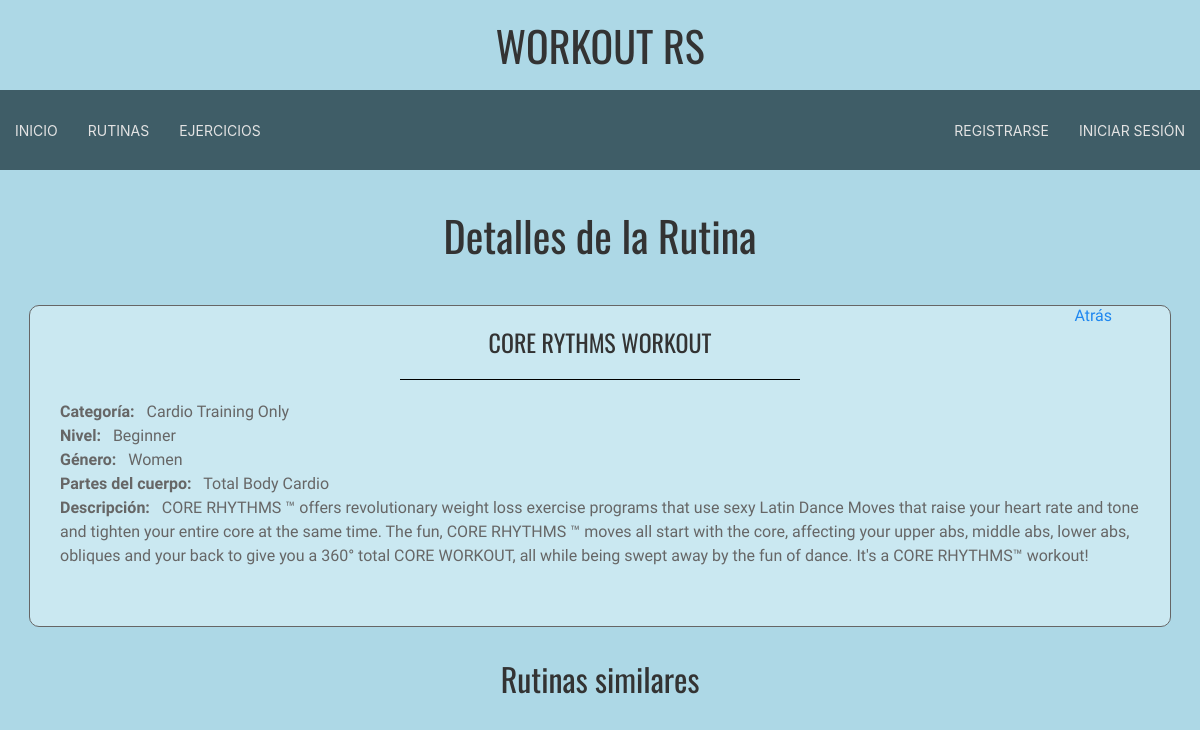
Page /rutina/9 on the earlier database version.
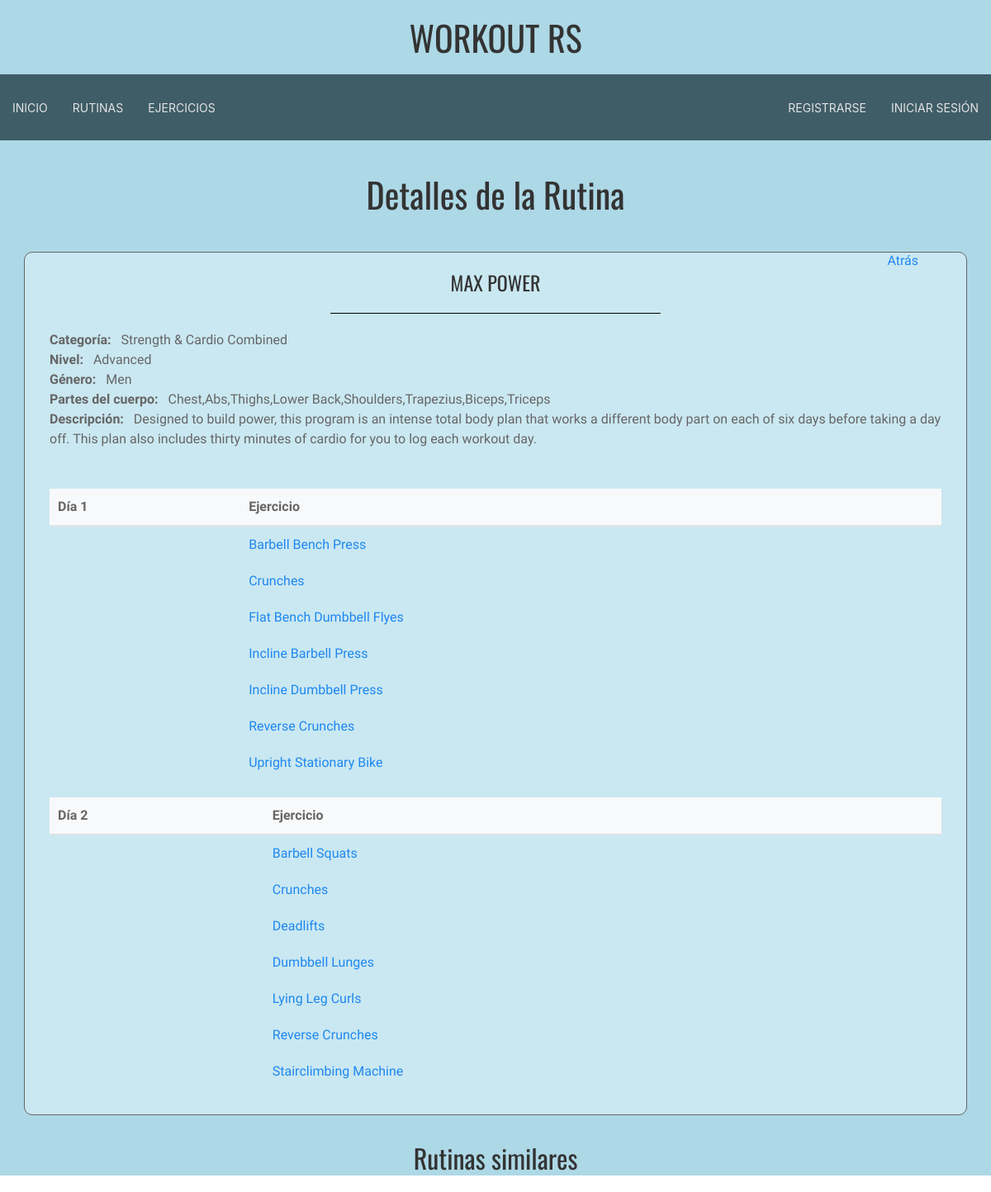
Same page on the later database version.
### main/models.py (models this page shows, shortened)
class Workout(models.Model):
    workoutName = models.TextField(verbose_name="Workout name")
    workoutCategory = models.CharField(max_length=200, verbose_name="Workout Category", null=True)
    level = models.CharField(max_length=30, verbose_name="Level", null=True)
    gender = models.CharField(max_length=30, verbose_name="Gender", null=True)
    bodyPart = models.CharField(max_length=100, verbose_name="Body Part", null=True)
    description = models.TextField(verbose_name="Description", null=True, blank=True)
    day1 = models.ManyToManyField(Exercise, related_name="day1_routine", blank=True)
    day2 = models.ManyToManyField(Exercise, related_name="day2_routine", blank=True)
    day3 = models.ManyToManyField(Exercise, related_name="day3_routine", blank=True)
    day4 = models.ManyToManyField(Exercise, related_name="day4_routine", blank=True)
    day5 = models.ManyToManyField(Exercise, related_name="day5_routine", blank=True)
    day6 = models.ManyToManyField(Exercise, related_name="day6_routine", blank=True)
    day7 = models.ManyToManyField(Exercise, related_name="day7_routine", blank=True)
    class Meta:
        ordering = ['workoutName']

class Exercise(models.Model):
    exerciseName = models.TextField(verbose_name='Exercise name')
    exerciseCategory = models.CharField(max_length=200, verbose_name='Exercise Category', null=True)
    priMuscles = models.ManyToManyField(Muscle, related_name='primary', verbose_name='Primary Muscles')
    secMuscles = models.ManyToManyField(Muscle, related_name='secondary', verbose_name='Secondary Muscles')
    video = models.URLField(verbose_name='Video', null=True)
    instructions = models.TextField(verbose_name='Instructions', null=True)
    class Meta:
        ordering = ('exerciseName', )

### main/views.py (the view)
# urls.py: path('rutina/<int:id>', views.workout_detail, name='detalles_rutina'),
def workout_detail(request, id):
    rutina = get_object_or_404(Workout, id=id)
    days = [
        rutina.day1.all(),
        rutina.day2.all(),
        rutina.day3.all(),
        rutina.day4.all(),
        rutina.day5.all(),
        rutina.day6.all(),
        rutina.day7.all(),
    ]
    rutinasRec = []
    if rutina:
        rutinasRec = recommend_workouts(id)
        for rutina in rutinasRec:
            rutina['idWorkout'] = rutina.get('id')
    context = {
        'rutina': rutina,
        'rutinas': rutinasRec,
        'days': days,
        'STATIC_URL': settings.STATIC_URL,
    }
    return render(request, 'rutina.html', context)

### main/recommendations/recommendations.py (called while the page is built)
def calcular_similitud(items, id_item, campos, top_n=5):
    textos = [
        " ".join(str(item[campo]) for campo in campos if item.get(campo))
        for item in items
    ]
    vectorizer = CountVectorizer()
    X = vectorizer.fit_transform(textos)
    similitudes = cosine_similarity(X)
    idx_base = next(i for i, item in enumerate(items) if item["id"] == id_item)
    similares = sorted(
        enumerate(similitudes[idx_base]),
        key=lambda x: x[1],
        reverse=True
    )
    recomendaciones = [
        items[i] for i, sim in similares if i != idx_base
    ][:top_n]
    return recomendaciones

### main/views.py (called while the page is built)
def recommend_workouts(id):
    rutinas = list(Workout.objects.all().values(
        "id", "workoutName", "workoutCategory", "level", "gender", "bodyPart", "description"
    ))
    recomendaciones = calcular_similitud(rutinas, id, ["workoutName", "workoutCategory", "level", "gender", "bodyPart"], 5)
    return recomendaciones

### main/templates/rutina.html (shortened to what this page needs)
{% extends 'master.html' %}
{% block titulo %} Detalles de la Rutina {% endblock %}
{% block contenido %}
<br>
<div class="card mb-4 shadow-sm" style="justify-items: center; padding-bottom: 1px;">
    <div class="card-body" style="
        display: flex;
        justify-content: space-between;
        margin-bottom: 30px;
        background-color: #cae8f1;
        padding: 10px;
        width: 90%;
        flex-direction: column;
        padding-inline: 30px;
        border: 1px solid;
        border-radius: 10px;
    ">
        <div style="
        position: absolute;
        right: 11vh;
        top: 38vh;">
            <a href="javascript:history.back()">Atrás</a>
        </div>
        <div class="card-text" style="justify-items: center; padding-top: 10px;">
            <h3 class="card-title">{{ rutina.workoutName }}</h3>
            <hr style="
                width: 50vh;
                border-top: 1px solid black;
            ">
        </div>
        <div class="info" style="
            display: flex;
            justify-content: space-between;
        ">
            <div style="
                align-self: center;
            ">
                <strong>Categoría: &nbsp;</strong> {{ rutina.workoutCategory }}<br>
                <strong>Nivel: &nbsp;</strong> {{ rutina.level|default:"N/A" }}<br>
                <strong>Género: &nbsp;</strong> {{ rutina.gender|default:"N/A" }}<br>
                <strong>Partes del cuerpo: &nbsp;</strong> {{ rutina.bodyPart|default:"N/A" }}<br>
                <strong>Descripción: &nbsp;</strong> {{ rutina.description|default:"N/A" }}<br>
            </div>
        </div>
        <div class="info" style="
            display: flex;
            flex-direction: column;
            justify-content: center;
        ">
            <br><br>
            {% for day in days %}
                {% if day|length > 0 %}
                    <div class="table-container" style="margin-bottom: 20px;">
                        <table class="table" style="width: 100%; border-collapse: collapse;">
                            <thead>
                                <tr style="background-color: #f8f9fa; text-align: left; border-bottom: 2px solid #dee2e6;">
                                    <th style="padding: 10px; font-weight: bold;">Día {{ forloop.counter }}</th>
                                    <th style="padding: 10px; font-weight: bold;">Ejercicio</th>
                                </tr>
                            </thead>
                            <tbody>
                                {% for exercise in day %}
                                    <tr>
                                        <td style="padding: 10px; color: #495057;"></td>
                                        <td style="padding: 10px; color: #495057;"><a href='/ejercicio/{{exercise.id}}'> {{ exercise.exerciseName }}</a></td>
                                    </tr>
                                {% endfor %}
                            </tbody>
                        </table>
                    </div>
                {% endif %}
            {% endfor %}
        </div>
    </div>
</div>
<div>
    <h2 style="text-align: center">Rutinas similares</h2>
</div>
{% endblock %}

Differences in the rows shown:
changed Workout: workoutName "CORE RYTHMS WORKOUT" → "MAX POWER"; workoutCategory "Cardio Training Only" → "Strength & Cardio Combined"; level "Beginner" → "Advanced"; gender "Women" → "Men"; bodyPart "Total Body Cardio" → "Chest,Abs,Thighs,Lower Back,Shoulders,Trapezius,Biceps,Triceps"; description "CORE RHYTHMS ™ offers revolutionary weight loss exercise programs that use sexy Latin Dance Moves that raise your heart rate and tone and tighten your entire core at the same time. The fun, CORE RHYTHMS ™ moves all start with the core, affecting your upper abs, middle abs, lower abs, obliques and your back to give you a 360° total CORE WORKOUT, all while being swept away by the fun of dance. It's a CORE RHYTHMS™ workout!" → "Designed to build power, this program is an intense total body plan that works a different body part on each of six days before taking a day off. This plan also includes thirty minutes of cardio for you to log each workout day."
now on this page (row edited): Exercise: exerciseName "Barbell Bench Press"
now on this page (row edited): Exercise: exerciseName "Crunches"
now on this page (row edited): Exercise: exerciseName "Flat Bench Dumbbell Flyes"
now on this page (row edited): Exercise: exerciseName "Incline Barbell Press"
now on this page (row edited): Exercise: exerciseName "Incline Dumbbell Press"
now on this page (row edited): Exercise: exerciseName "Reverse Crunches"
now on this page (row edited): Exercise: exerciseName "Upright Stationary Bike"
now on this page (row edited): Exercise: exerciseName "Barbell Squats"
now on this page (row edited): Exercise: exerciseName "Deadlifts"
now on this page (row edited): Exercise: exerciseName "Dumbbell Lunges"
now on this page (row edited): Exercise: exerciseName "Lying Leg Curls"
now on this page (row edited): Exercise: exerciseName "Stairclimbing Machine"
Other differences:
new list line: "Día 1 Ejercicio"
new list line: "Día 2 Ejercicio"
